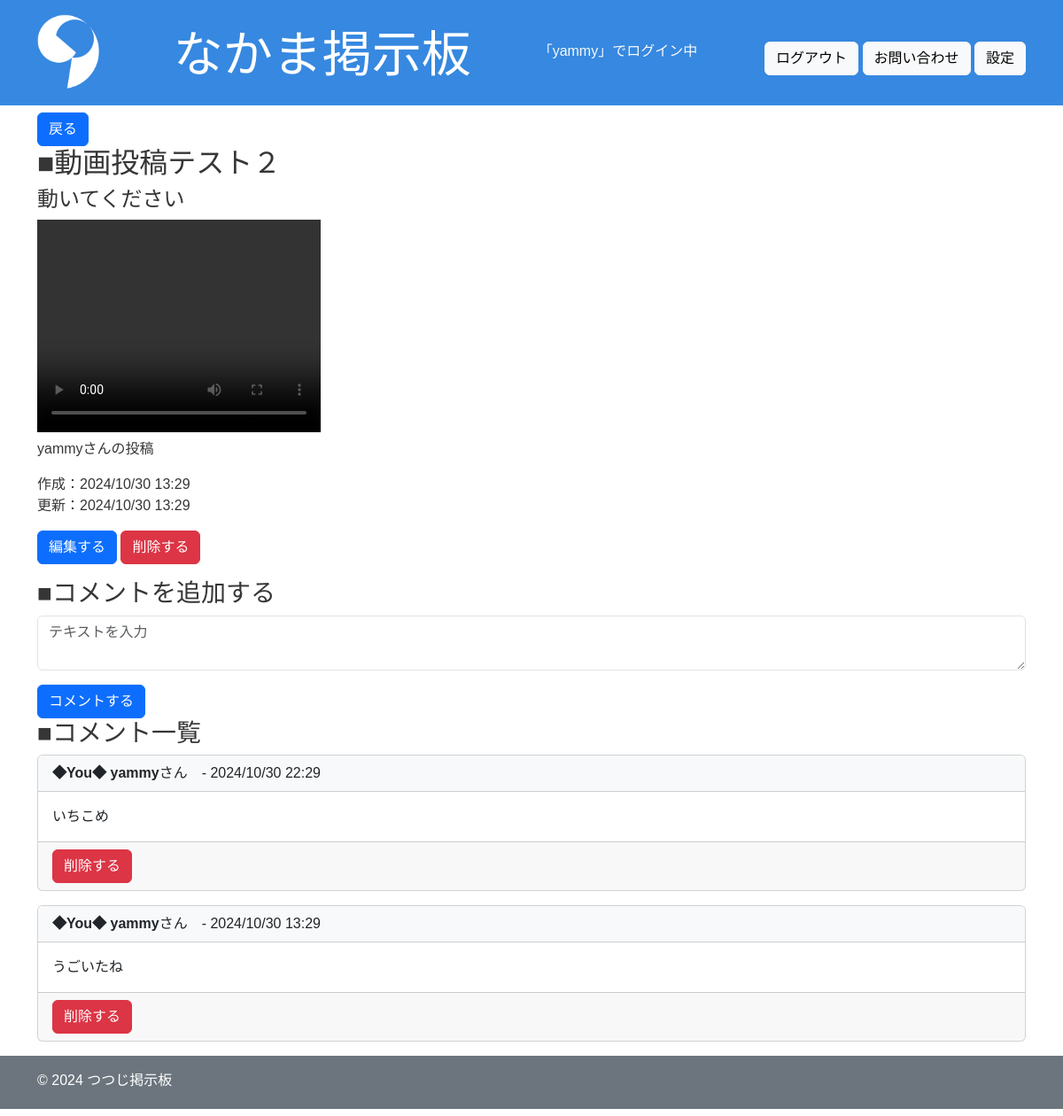
The app's page /show/28/ (signed in) with its own data.
### app/models.py (models this page shows, shortened)
class Board(models.Model):
    title = models.CharField(max_length=200)
    content = models.TextField()
    image = models.ImageField(upload_to='images/', blank=True, null=True)
    video = models.FileField(upload_to='videos/', blank=True, null=True)
    user = models.ForeignKey(User, on_delete=models.CASCADE, related_name="boards", null=True)
    created_at = models.DateTimeField(auto_now_add=True)
    updated_at = models.DateTimeField(auto_now=True)

class Comment(models.Model):
    board = models.ForeignKey(Board, on_delete=models.CASCADE, related_name="comments")
    user = models.ForeignKey(User, on_delete=models.CASCADE, related_name="comments")
    content = models.TextField()
    created_at = models.DateTimeField(auto_now_add=True)
    updated_at = models.DateTimeField(auto_now=True)

### app/views.py (the view)
# urls.py: path("show/<int:pk>/", login_required(views.show), name = "show"),
@login_required
def show(request, pk):
    board = Board.objects.get(pk=pk)
    comments = Comment.objects.filter(board=pk).order_by("-created_at")
    comment_form = CommentForm()
    return render(request, "show.html", {"board": board, "comments": comments, "comment_form": comment_form})

### app/forms.py
class CommentForm(forms.ModelForm):
    class Meta:
        model = Comment
        fields = ["content"]

### templates/show.html (shortened to what this page needs)
{% extends "base.html" %}
{% load static %}
{% block content %}
<body class="dark">
    <section>
        <form action="{% url 'app:index' %}" method="post">
            <button type="submit" class="btn btn-primary">戻る</button>
        </form>
        <h2>■{{ board.title }}</h2>
        <h4>{{ board.content }}</h4>
        {% if board.video %}
            <video width="320" height="240" controls>
            <source src="{{ board.video.url }}" type="video/mp4">
    </video>
{% endif %}
        <p>{{ board.user }}さんの投稿</p>
        <p>
            作成：{{ board.created_at|date:"Y/m/d H:i" }}</br>
            更新：{{ board.updated_at|date:"Y/m/d H:i" }}
        </p>
        {% if request.user == board.user %}
        <div class="d-inline-block">
            <a href="{% url 'app:edit' pk=board.id %}" class="btn btn-primary">編集する</a>
        </div>
        <div class="d-inline-block">
            <form action="{% url 'app:delete' pk=board.id %}" method="post" class="d-inline" onsubmit="return confirm('本当に削除しますか？');">
                <button type="submit" class="btn btn-danger">削除する</button>
            </form>
        </div>
        {% endif %}
    </section>
    <section class="mt-3">
        <h3>■コメントを追加する</h3>
        <form action="{% url 'app:comment_create' pk=board.id %}" method="post">
            <div class="form-group mb-3">
            <textarea name="content" id="id_content" class="form-control" placeholder="テキストを入力"></textarea>
            </div>
            <button type="submit" class="btn btn-primary">コメントする</button>
        </form>
    </section>
    <section>
        <h3>■コメント一覧</h3>
        <ul class="list-unstyled">
            {% for comment in comments %}
                <li class="mb-3">
                    <div class="card">
                        <div class="card-header bg-light">
                            <strong>
                                {% if request.user == comment.user %}
                                ◆You◆
                                {% endif %}
                                {{ comment.user.username }}</strong>さん　- {{ comment.created_at|date:"Y/m/d H:i"}}
                        </div>
                        <div class="card-body">
                        <p class="card-text">{{ comment.content }}</p>
                        </div>
                        <div class="card-footer">
                            {% if request.user == comment.user %}
                                <form action="{% url 'app:comment_delete' board.pk comment.pk %}" method="post">
                                    <button type="submit" class="btn btn-danger">削除する</button>
                                </form>
                            {% endif %}
                        </div>
                    </div>
                </li>
            {% empty %}
                <li class="text-muted">コメントはまだありません。</li>
            {% endfor %}
        </ul>
    </section>
</body>
{% endblock %}

### templates/base.html (shortened to what this page needs)
{% load static %}
<!DOCTYPE html>
<html lang="ja">
<head>
     <link href="https://cdn.jsdelivr.net/npm/bootstrap@5.3.0/dist/css/bootstrap.min.css" rel="stylesheet">
     <link rel="stylesheet" href="https://cdn.jsdelivr.net/npm/bootstrap-icons@1.11.3/font/bootstrap-icons.min.css">
     <link rel="stylesheet" type="text/css" href="{% static 'css/style.css' %}">
</head>
<body>
    <header class="bg-success">
        <div class="container">
            <div class="pt-3 pb-1 mb-2 text-white d-flex justify-content-between align-items-center flex-wrap">
            <img src="{% static 'images/icon.png' %}" alt="アイコン" width="70" class="me-2">
            <h1 class="display-4">なかま掲示板</h1>
            {% if user.is_authenticated %}
            <div>
                <p class="text-light">「{{ user.username }}」でログイン中</p>
            </div>
            <div>
                <form action="{% url 'logout' %}" method="post" style="display: inline;">
                    <button type="submit" class="btn btn-light">ログアウト</button>
                </form>
                <a href="{% url 'app:contact' %}" class="btn btn-light">お問い合わせ</a>
                <a href="{% url 'app:option' %}" class="btn btn-light">設定</a>
            </div>
            {% else %}
                <a href="{% url 'signup' %}" class="btn btn-light">サインアップ</a>
                <a href="{% url 'login' %}" class="btn btn-light">ログイン</a>
                <a href="{% url 'app:contact' %}" class="btn btn-light">お問い合わせ</a>
            {% endif %}
            </div>
        </div>
    </header>
    <main>
        <div class="container">
            <div class="mb-2">
                {% block content %}{% endblock %}
            </div>
        </div>
    </main>
    <footer class="bg-secondary">
        <div class="container">
            <div class="pt-3 pb-1 mb-2 text-white">
                <p class="trxt-center">&copy; 2024 つつじ掲示板</p>
            </div>
        </div>
    </footer>
</body>
</html>

### static/css/style.css (style rules this page uses)
* { padding: 0; margin: 0; box-sizing: border-box; text-decoration: none; color: inherit; list-style-position: inside; }
.bg-success { background-color: #3688e0 !important; color: #363636; }
body { font-size: 16px; color: #363636; font-family: "Hiragino kaku Gothic ProN", sans-serif; }
header { background-color: cyan; text-align: center; }
main { padding: 0 20px; }

### records on screen
Board: title "動画投稿テスト２", content "動いてください", user "yammy", created_at "2024/10/30 13:29", updated_at "2024/10/30 13:29"
Comment: shows "◆You◆", user.username "yammy", created_at "2024/10/30 22:29", content "いちこめ", shows "削除する"
Comment: shows "◆You◆", user.username "yammy", created_at "2024/10/30 13:29", content "うごいたね", shows "削除する"

### other values on screen
{{ user.username }} "yammy"
